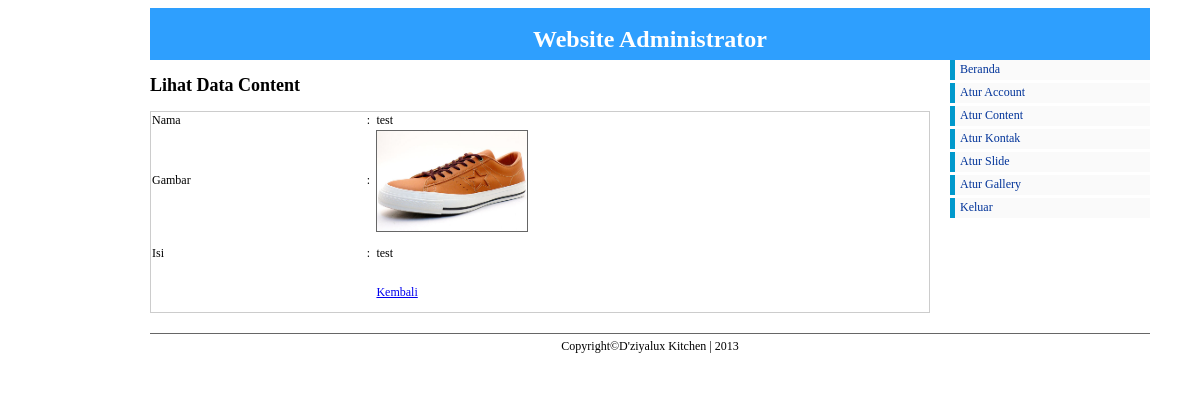
Page /admin/index.php?pg=content/lihat_content&id=6 (signed in) on the committed database.
### tables this page shows
CREATE TABLE IF NOT EXISTS `content` (
  `ID_CONTENT` int(11) NOT NULL AUTO_INCREMENT,
  `NAMA_CONTENT` varchar(100) NOT NULL,
  `ISI_CONTENT` text NOT NULL,
  `GAMBAR` varchar(50) NOT NULL,
  `IS_AKTIF` int(2) NOT NULL,
  `TANGGAL` date NOT NULL,
  PRIMARY KEY (`ID_CONTENT`)
);

### admin/content/lihat_content.php (the view, shortened to what this page needs)
<?php
$data = mysql_query("select * from content where ID_CONTENT = '$_GET[id]';");
$tampil = mysql_fetch_array($data);
?>
<h2>Lihat Data Content</h2>
  <table width="441" border="0" align="center">
    <tr>
      <td width="117">Nama</td>
      <td width="3">:</td>
      <td width="305"><?php echo $tampil['NAMA_CONTENT'];?></td>
    </tr>
    <?php if($tampil['GAMBAR']==""){ echo "";}else{
	?>
    <tr>
      <td>Gambar</td>
      <td>:</td>
      <td><img src="../images/content/<?php echo $tampil['GAMBAR'];?>" width="150" height="100"/></td>
    </tr>
    <?php } ?>
    <tr>
      <td>Isi</td>
      <td>:</td>
      <td><?php echo $tampil['ISI_CONTENT'];?></td>
    </tr>
    <tr>
      <td height="36">&nbsp;</td>
      <td>&nbsp;</td>
      <td><a href="?pg=content/data_content" class="klik">Kembali</a></td>
    </tr>
  </table>

### css/admin.css (style rules this page uses)
body { font-size: 62.5%; font-family: "Trebuchet MS", "Arial", "Helvetica", "Verdana", "sans-serif"; }
table { font-size: 12px; width:780px; border:1px solid #CCC; border-collapse:collapse; }

### admin/content/lihat_content.php (style rules this page uses)
img { border:#666 1px solid; }

### rows in the picture
content: NAMA_CONTENT "test", GAMBAR (picture), ISI_CONTENT "test"
